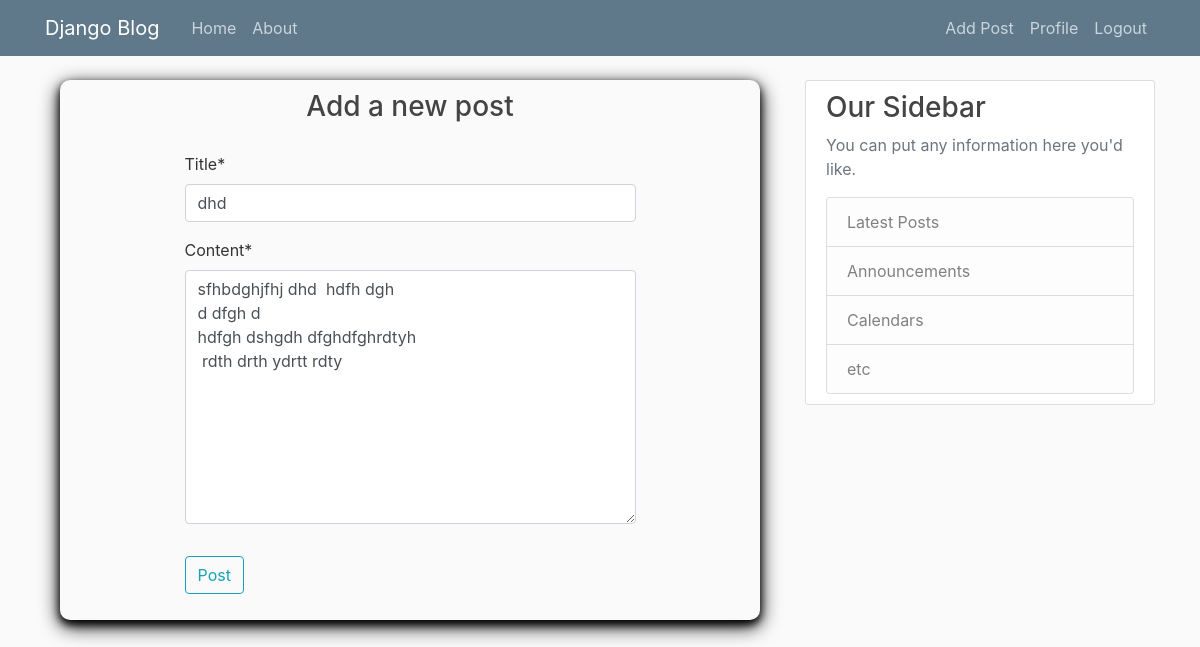
Page /post/25/update (signed in) on the committed database.
### blog/models.py (models this page shows, shortened)
class Post(models.Model):
    title = models.CharField(max_length=100)
    content = models.TextField()
    date_posted = models.DateTimeField(default=timezone.now)
    author = models.ForeignKey(User, on_delete=models.CASCADE)

### blog/views.py (the view, shortened to what this page needs)
# urls.py: path('post/<int:pk>/update', PostUpdateView.as_view(), name='post-update'),
class PostUpdateView(LoginRequiredMixin, UserPassesTestMixin, UpdateView):
    model = Post
    fields = ['title', 'content']
    def test_func(self):
        post = self.get_object()
        if self.request.user == post.author:
            return True
        return False

### blog/templates/blog/post_form.html (shortened to what this page needs)
{% extends 'blog/base.html' %}
{% load crispy_forms_filters %}
{% load crispy_forms_tags %}
{% block content %}
    <div class="container">
        <div class="d-flex justify-content-center h-100">
            <div class="user_card mb-1">
                <div class="d-flex justify-content-center">
                    <h3 id="form-title">Add a new post</h3>
                </div>
                <div class="d-flex justify-content-center form_container">
                    <form method="POST">
                        <fieldset class="form-group">
                            {{ form|crispy }}
                        </fieldset>
                        <div class="form-group">
                            <button class="btn btn-outline-info" type="submit">Post</button>
                        </div>
                    </form>
                </div>
            </div>
        </div>
    </div>
{% endblock %}

### blog/static/blog/main.css (style rules this page uses)
body { background: #fafafa; color: #333333; margin-top: 5rem; }
h1, h2, h3, h4, h5, h6 { color: #444444; }

### blog/templates/blog/base.html (style rules this page uses)
.user_card { width: 1000px; margin-top: auto; margin-bottom: auto; background: #fafafa; position: relative; display: flex; justify-content: center; flex-direction: column; padding: 10px; box-shadow: 0 4px 8px 0 rgb(0, 0, 0), 0 6px 20px 0 rgb(0, 0, 0); -webkit-box-shadow: 0 4px 8px 0 rgb(0, 0, 0), 0 6px 20px 0 rgb(0, 0, 0); -moz-box-shadow: 0 4px 8px 0 rgb(0, 0, 0), 0 6px 20px 0 rgb(0, 0, 0); border-radius: 10px; }
.form_container { margin-top: 20px; }

### rows in the picture
Post: title "dhd", content "sfhbdghjfhj dhd hdfh dgh d dfgh d hdfgh dshgdh dfghdfghrdtyh rdth drth ydrtt rdty"
